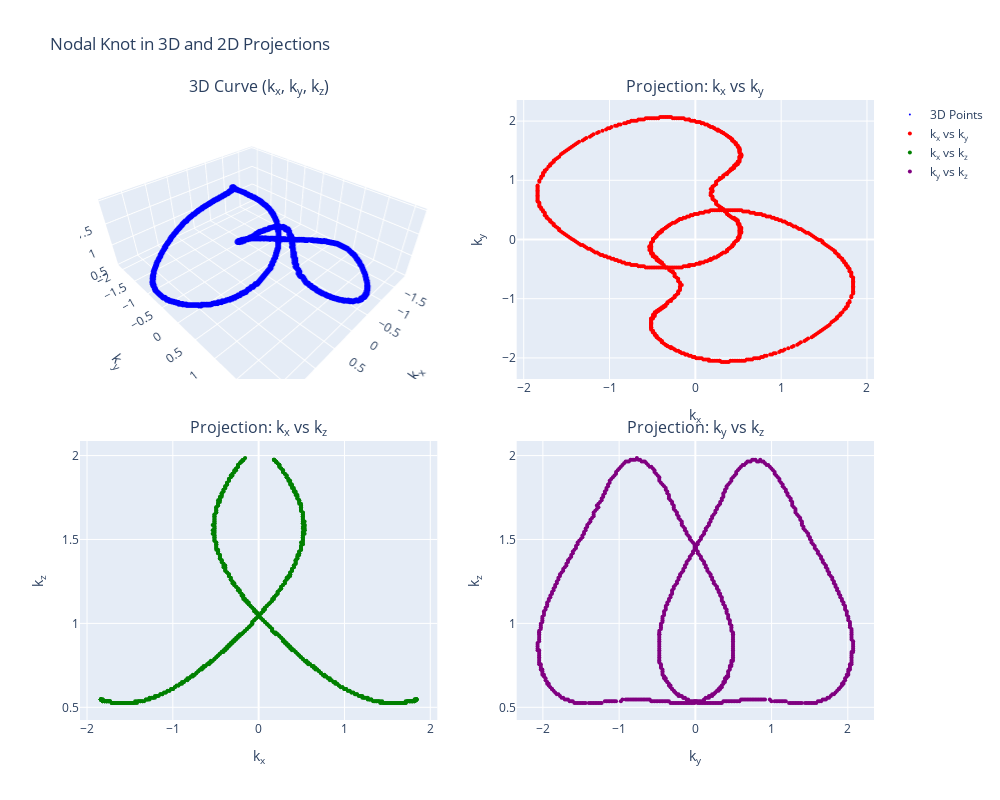

The code cell stored with this chart in its notebook:
### Code cell
hopf_points = hopf.knot_points(thickness=0., epsilon=0.03)
hopf_figure = hopf.plot_3D(hopf_points)
hopf_figure.show()

### Figure 1 — Plotly figure (JSON) as saved in the notebook; plotly's stock layout.template omitted (floating-point values rounded to 4 significant figures; data arrays with more than 128 entries replaced by an {"elided": "..."} marker saying what was removed)
{"data": [{"marker": {"color": "blue", "size": 2}, "mode": "markers", "name": "3D Points", "scene": "scene", "type": "scatter3d", "x": {"elided": "779 float values"}, "y": {"elided": "779 float values"}, "z": {"elided": "779 float values"}}, {"marker": {"color": "red", "size": 4}, "mode": "markers", "name": "k<sub>x</sub> vs k<sub>y</sub>", "type": "scatter", "x": {"elided": "779 float values"}, "xaxis": "x", "y": {"elided": "779 float values"}, "yaxis": "y"}, {"marker": {"color": "green", "size": 4}, "mode": "markers", "name": "k<sub>x</sub> vs k<sub>z</sub>", "type": "scatter", "x": {"elided": "779 float values"}, "xaxis": "x2", "y": {"elided": "779 float values"}, "yaxis": "y2"}, {"marker": {"color": "purple", "size": 4}, "mode": "markers", "name": "k<sub>y</sub> vs k<sub>z</sub>", "type": "scatter", "x": {"elided": "779 float values"}, "xaxis": "x3", "y": {"elided": "779 float values"}, "yaxis": "y3"}], "layout": {"annotations": [{"font": {"size": 16}, "showarrow": false, "text": "3D Curve (k<sub>x</sub>, k<sub>y</sub>, k<sub>z</sub>)", "x": 0.225, "xanchor": "center", "xref": "paper", "y": 1, "yanchor": "bottom", "yref": "paper"}, {"font": {"size": 16}, "showarrow": false, "text": "Projection: k<sub>x</sub> vs k<sub>y</sub>", "x": 0.775, "xanchor": "center", "xref": "paper", "y": 1, "yanchor": "bottom", "yref": "paper"}, {"font": {"size": 16}, "showarrow": false, "text": "Projection: k<sub>x</sub> vs k<sub>z</sub>", "x": 0.225, "xanchor": "center", "xref": "paper", "y": 0.45, "yanchor": "bottom", "yref": "paper"}, {"font": {"size": 16}, "showarrow": false, "text": "Projection: k<sub>y</sub> vs k<sub>z</sub>", "x": 0.775, "xanchor": "center", "xref": "paper", "y": 0.45, "yanchor": "bottom", "yref": "paper"}], "height": 800, "scene": {"domain": {"x": [0, 0.45], "y": [0.55, 1]}, "xaxis": {"title": {"text": "k<sub>x</sub>"}}, "yaxis": {"title": {"text": "k<sub>y</sub>"}}, "zaxis": {"title": {"text": "k<sub>z</sub>"}}}, "title": {"text": "Nodal Knot in 3D and 2D Projections"}, "width": 1000, "xaxis": {"anchor": "y", "domain": [0.55, 1], "title": {"text": "k<sub>x</sub>"}}, "xaxis2": {"anchor": "y2", "domain": [0, 0.45], "title": {"text": "k<sub>x</sub>"}}, "xaxis3": {"anchor": "y3", "domain": [0.55, 1], "title": {"text": "k<sub>y</sub>"}}, "yaxis": {"anchor": "x", "domain": [0.55, 1], "title": {"text": "k<sub>y</sub>"}}, "yaxis2": {"anchor": "x2", "domain": [0, 0.45], "title": {"text": "k<sub>z</sub>"}}, "yaxis3": {"anchor": "x3", "domain": [0, 0.45], "title": {"text": "k<sub>z</sub>"}}}}
